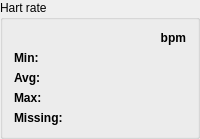
           <widget class="QGroupBox" name="groupBox_20">
            <property name="title">
             <string>Hart rate</string>
            </property>
            <layout class="QGridLayout" name="gridLayout_21">
             <item row="2" column="0">
              <widget class="QLabel" name="label_109">
               <property name="font">
                <font>
                 <bold>true</bold>
                </font>
               </property>
               <property name="text">
                <string>Avg:</string>
               </property>
              </widget>
             </item>
             <item row="0" column="0">
              <widget class="QLabel" name="label_110">
               <property name="text">
                <string/>
               </property>
              </widget>
             </item>
             <item row="1" column="1">
              <widget class="QLabel" name="labelHartRateMin_3">
               <property name="text">
                <string/>
               </property>
               <property name="alignment">
                <set>Qt::AlignRight|Qt::AlignTrailing|Qt::AlignVCenter</set>
               </property>
              </widget>
             </item>
             <item row="3" column="1">
              <widget class="QLabel" name="labelHartRateMax_3">
               <property name="text">
                <string/>
               </property>
               <property name="alignment">
                <set>Qt::AlignRight|Qt::AlignTrailing|Qt::AlignVCenter</set>
               </property>
              </widget>
             </item>
             <item row="1" column="0">
              <widget class="QLabel" name="label_111">
               <property name="font">
                <font>
                 <bold>true</bold>
                </font>
               </property>
               <property name="text">
                <string>Min:</string>
               </property>
              </widget>
             </item>
             <item row="2" column="1">
              <widget class="QLabel" name="labelHartRateAvg_3">
               <property name="text">
                <string/>
               </property>
               <property name="alignment">
                <set>Qt::AlignRight|Qt::AlignTrailing|Qt::AlignVCenter</set>
               </property>
              </widget>
             </item>
             <item row="0" column="1">
              <widget class="QLabel" name="label_112">
               <property name="font">
                <font>
                 <bold>true</bold>
                </font>
               </property>
               <property name="text">
                <string>bpm</string>
               </property>
               <property name="alignment">
                <set>Qt::AlignRight|Qt::AlignTrailing|Qt::AlignVCenter</set>
               </property>
              </widget>
             </item>
             <item row="3" column="0">
              <widget class="QLabel" name="label_113">
               <property name="font">
                <font>
                 <bold>true</bold>
                </font>
               </property>
               <property name="text">
                <string>Max:</string>
               </property>
              </widget>
             </item>
             <item row="4" column="0">
              <widget class="QLabel" name="label_114">
               <property name="font">
                <font>
                 <bold>true</bold>
                </font>
               </property>
               <property name="text">
                <string>Missing:</string>
               </property>
              </widget>
             </item>
             <item row="4" column="1">
              <widget class="QLabel" name="labelHartRateMissing_3">
               <property name="text">
                <string/>
               </property>
               <property name="alignment">
                <set>Qt::AlignRight|Qt::AlignTrailing|Qt::AlignVCenter</set>
               </property>
              </widget>
             </item>
            </layout>
           </widget>
